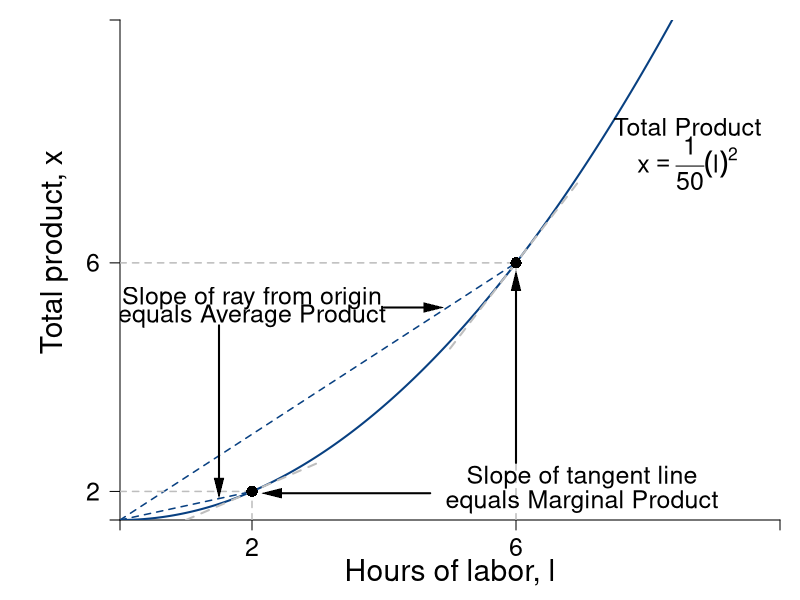

Write R code to recreate this figure.
require(shape)
pdf(file = "specprodexch/production_irs.pdf", width = 9, height = 7)

#Set parameters for graphics
axislabelsize <- 1.8
labelsize <- 1.5
namesize <- 1.8
annotatesize <- 1.5
graphlinewidth <- 2
segmentlinewidth <- 1.5

COL <- c("#7fc97f", "#beaed4", "#fdc086", "#ffff99", "#386cb0", "#f0027f", "#bf5b17", "#666666")
COLA <- c("#99d8c9","#66c2a4","#41ae76", "#238b45", "#005824")
COLB <- c("#4eb3d3", "#2b8cbe", "#0868ac","#084081")

#Edited the margins to cater for the larger LHS labels
par(mar =  c(4, 6, 1, 1))


prodFn <- function(l, alpha = 2, k = 0.02) {
  k*l^alpha
}

MprodFn <- function(l, alpha = 2, k = 0.02) {
  k*alpha*l^(alpha - 1)
}

AprodFn <- function(l, alpha = 2, k = 0.02) {
  k*l^(alpha - 1)
}

Mpline <- function(l, constant = 0.3181472, slope = 0.125){
  constant + slope*l
}

xlims <- c(0, 10)
ylims <- c(0, 1.4)

npts <- 501 
x <- seq(xlims[1], xlims[2], length.out = npts)
y <- seq(ylims[1], ylims[2], length.out = npts) 
a <- c(13, 15, 17)

plot(0, 0, xlim = xlims, ylim = ylims, type = "n",
     xlab = expression(paste("")),
     ylab = expression(paste("")), 
     xaxt = "n", 
     yaxt = "n", 
     cex.lab = axislabelsize, 
     bty = "n",
     xaxs="i", 
     yaxs="i")

# ticksy <- seq(from = 0, to = ylims[2], by = 0.25)
# ylabels <- seq(from = 0, to = ylims[2], by = 0.25)
# ticksx <- seq(from = 0, to = xlims[2], by = 1)
# xlabels <- seq(from = 0, to = xlims[2], by = 1)
ticksy <- c(0, prodFn(l = 2, k = 0.02, alpha = 2), prodFn(l = 6, k = 0.02, alpha = 2), ylims[2])
ylabels <- c(NA, expression(paste(2)), expression(paste(6)), NA)
ticksx <- c(0, 2, 6, xlims[2])
xlabels <- c(NA, 2, 6, NA)

axis(1, at = ticksx, pos = 0, labels = xlabels, cex.axis = labelsize)
axis(2, at = ticksy, pos = 0, labels = ylabels, las = 1, cex.axis = labelsize)

npts <- 500 
xx1 <- seq(xlims[1], xlims[2], length.out = npts)

xx3 <- seq(1, 3, length.out = npts)
xx4 <- seq(5, 7, length.out = npts)

lines(xx1, prodFn(xx1, alpha = 2, k = 0.02), col = COLB[4], lwd = graphlinewidth)
#lines(xx1, MprodFn(xx1, alpha = 2, k = 0.02), col = COLA[1], lwd = graphlinewidth)
#lines(xx1, AprodFn(xx1, alpha = 2, k = 0.02), col = COLA[2], lwd = graphlinewidth)
lines(xx3, Mpline(xx3, constant = prodFn(l = 2, k = 0.02, alpha = 2) - 2*MprodFn(l = 2, k = 0.02, alpha = 2), slope = MprodFn(l = 2, k = 0.02, alpha = 2)), col = "gray", lty = 2, lwd = graphlinewidth)
lines(xx4, Mpline(xx4, constant = prodFn(l = 6, k = 0.02, alpha = 2) - 6*MprodFn(l = 6, k = 0.02, alpha = 2), slope = MprodFn(l = 6, k = 0.02)), col = "gray", lty = 2, lwd = graphlinewidth)

#Axis Labels
mtext(expression(paste("Hours of labor, ", l)), side = 1, line = 2.5, cex = axislabelsize)
text(-1, 0.75, expression(paste("Total product, ", x)), xpd = TRUE, cex = axislabelsize, srt = 90) 

segments(0, prodFn(l = 6, k = 0.02, alpha = 2), 6, prodFn(l = 6, k = 0.02, alpha = 2), lty = 2, col = "gray" , lwd = segmentlinewidth)
segments(6, 0, 6, prodFn(l = 6, k = 0.02, alpha = 2), lty = 2, col = "gray" , lwd = segmentlinewidth)
segments(0, 0, 6, prodFn(l = 6, k = 0.02, alpha = 2), lty = 2, col = COLB[4] , lwd = segmentlinewidth)
points(6, prodFn(l = 6, k = 0.02), pch = 16, col = "black", cex = 1.5)

segments(0, prodFn(l = 2, k = 0.02, alpha = 2), 2, prodFn(l = 2, k = 0.02, alpha = 2), lty = 2, col = "gray" , lwd = segmentlinewidth)
segments(2, 0, 2, prodFn(l = 2, k = 0.02, alpha = 2), lty = 2, col = "gray" , lwd = segmentlinewidth)
segments(0, 0, 2, prodFn(l = 2, k = 0.02, alpha = 2), lty = 2, col = COLB[4] , lwd = segmentlinewidth)
points(2, prodFn(l = 2, k = 0.02, alpha = 2), pch = 16, col = "black", cex = 1.5)


#Label the iso-welfare functions for the HG, Aisha
text(8.6, 1.1, expression(paste("Total Product")), cex = annotatesize)
text(8.6, 1, expression(x == frac(1,50)*(l)^2), cex = annotatesize)


#Marginal Product
text(7, 0.12, expression(paste("Slope of tangent line")), cex = labelsize)
text(7, 0.05, expression(paste("equals Marginal Product")), cex = labelsize)
Arrows(4.7, 0.075, 2.3, 0.075, col = "black", lty = 1, lwd = 2, arr.type = "triangle", arr.lwd = 0.5)
Arrows(6, 0.16, 6, 0.67, col = "black", lty = 1, lwd = 2, arr.type = "triangle", arr.lwd = 0.5)

#Average Product
text(2, prodFn(l = 6, k = 0.02, alpha = 2) - 0.1, expression(paste("Slope of ray from origin")), cex = labelsize)
text(2, prodFn(l = 6, k = 0.02, alpha = 2) - 0.15, expression(paste("equals Average Product")), cex = labelsize)
Arrows(1.5, prodFn(l = 6, k = 0.02, alpha = 2) - 0.175, 1.5, prodFn(l = 2, k = 0.02, alpha = 2) + 0.01 , col = "black", lty = 1, lwd = 2, arr.type = "triangle", arr.lwd = 0.5)
Arrows(4, prodFn(l = 6, k = 0.02, alpha = 2) - 0.125, 4.75, prodFn(l = 6, k = 0.02, alpha = 2) - 0.125, col = "black", lty = 1, lwd = 2, arr.type = "triangle", arr.lwd = 0.5)



dev.off()
